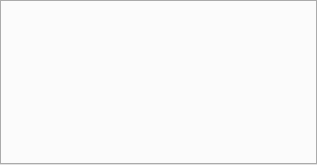
<?xml version="1.0" encoding="UTF-8"?>
<ui version="4.0">
 <class>XGWebConnectClass</class>
 <widget class="QWidget" name="XGWebConnectClass">
  <property name="geometry">
   <rect>
    <x>0</x>
    <y>0</y>
    <width>317</width>
    <height>165</height>
   </rect>
  </property>
  <property name="windowTitle">
   <string>XGWebConnect</string>
  </property>
  <layout class="QVBoxLayout" name="verticalLayout">
   <property name="leftMargin">
    <number>0</number>
   </property>
   <property name="topMargin">
    <number>0</number>
   </property>
   <property name="rightMargin">
    <number>0</number>
   </property>
   <property name="bottomMargin">
    <number>0</number>
   </property>
   <item>
    <widget class="QTabWidget" name="tabWidget">
     <property name="currentIndex">
      <number>-1</number>
     </property>
    </widget>
   </item>
  </layout>
 </widget>
 <layoutdefault spacing="6" margin="11"/>
 <resources>
  <include location="../../XGWebConnect.qrc"/>
 </resources>
 <connections/>
</ui>
